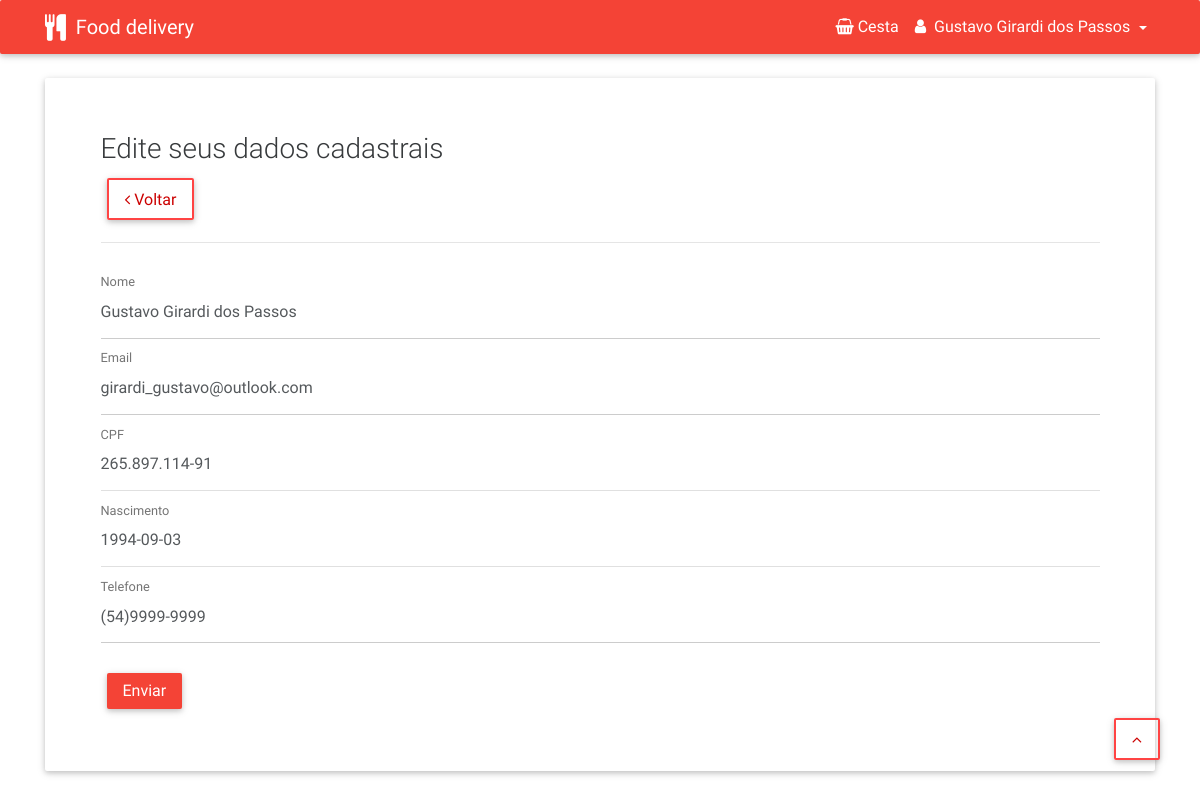
/site/conta/editaDados.php (signed in), run on the app's committed database.
### tables this page shows
CREATE TABLE `cliente` (
  `idCliente` int(11) NOT NULL,
  `nome` varchar(50) NOT NULL,
  `cpf` varchar(14) NOT NULL,
  `telefone` varchar(15) NOT NULL,
  `sexo` char(1) NOT NULL,
  `nascimento` date NOT NULL,
  `email` varchar(40) NOT NULL,
  `senha` varchar(32) DEFAULT NULL,
  `loginExt` tinyint(1) NOT NULL DEFAULT '0',
  `flagSenha` tinyint(1) NOT NULL DEFAULT '0'
);

### site/controller/storeController.php (called while the page is built, shortened)
<?php
require $_SERVER['DOCUMENT_ROOT'] . '/pintegrador/admin/protected/libs/conexao.php';
require_once SERVER_ROOT . 'admin/protected/model/clienteModel.php';
class storeController {
    private $clienteModel;
    function __construct() {
        $this->clienteModel = new clienteModel();
    }
    public function clienteConta($email) {
        return $this->clienteModel->conta($email);
    }
}

### admin/protected/libs/conexao.php (called while the page is built, shortened)
<?php
class Conexao {
    public function estabeleceConexao() {
        try {
            $this->bd = new PDO(
                    BD_TIPO.':host='.BD_HOST.';dbname='.BD_NOME,
                    BD_USUARIO,
                    BD_SENHA
                );
        } catch (PDOException $exc) {
            echo '<script>window.alert("Houve um problema com a conexão ao banco de dados!\nEntre em contato com o administrador do sistema!");</script>';
            exit;
        }
    }
}

### admin/protected/model/clienteModel.php (called while the page is built, shortened)
<?php
class ClienteModel extends Conexao {
    public function conta($email) {
        $sql = "SELECT idCliente, nome, email, cpf, telefone, nascimento, loginExt FROM cliente WHERE email=:email";
        $query = $this->bd->prepare($sql);
        $query->execute(array('email' => $email));
        return $query->fetch();
    }
}

### site/conta/editaDados.php (the view, shortened to what this page needs)
<?php
include_once '../resources/componentes/header-nav.php';
require_once '../controller/storeController.php';
$store = new storeController();
if (!isset($_SESSION['user'])) {
    $_SESSION['modal_redirect'] = 'login.php';
    $_SESSION['modal_message'] = 'Você não está logado!<br/>Por favor faça login.';
    include '../resources/componentes/dialog.php';
} else {
    if (isset($_POST['nome'])) {
        if ($store->atualizaCliente($_POST)) {
            $_SESSION['modal_message'] = "Dados atualizados com sucesso!";
            $_SESSION['modal_redirect'] = "minhaconta.php";
        } else {
            $_SESSION['modal_message'] = "Não foi possivel atualizar. Tente novamente.";
            $_SESSION['modal_redirect'] = "";
        }
        include '../resources/componentes/dialog.php';
    } else {
        $cliente = $store->clienteConta($_SESSION['user']['email']);
        if (count($cliente) > 0) {
            ?>
            <br/>
            <div class="container">
                <div class="row">
                    <div class="col-md-12">
                        <div class="card" style="padding: 5%">
                            <h3>Edite seus dados cadastrais</h3>
                            <a href="minhaconta.php" class="btn btn-danger-outline"><i class="fa fa-angle-left"></i>&nbsp;Voltar</a><br/>
                            <hr/><br/>
                            <form id="dadosForm" action="editaDados.php" method="post">
                                <div class="md-form">
                                    <label for="nome">Nome</label>
                                    <input type="text" name="nome" value="<?= $cliente['nome'] ?>" class="form-control" required <?php if ($cliente['loginExt'] == true) echo "readonly"; ?>/>
                                </div>
                                <div class="md-form">
                                    <label for="email">Email</label>
                                    <input class="form-control" type="text" name="email" id="email" onblur="validaEmail(this.value)" value="<?= $cliente['email'] ?>" required <?php if ($cliente['loginExt'] == true) echo "readonly"; ?>/>
                                </div>
                                <div class="md-form">
                                    <label for="cpf">CPF</label>
                                    <input type="text" name="cpf" value="<?= $cliente['cpf'] ?>" class="form-control" readonly required/>
                                </div>
                                <div class="md-form">
                                    <label for="nascimento">Nascimento</label>
                                    <input type="text" name="nascimento" value="<?=$cliente['nascimento']?>" class="form-control" readonly required/>
                                </div>
                                <div class="md-form">
                                    <label for="telefone">Telefone</label>
                                    <input type="text" name="telefone" value="<?= $cliente['telefone'] ?>" class="form-control" required/>
                                </div>
                                <input class="btn btn-danger" type="submit" value="Enviar"/>
                            </form>
                        </div>
                    </div>
                </div>
            </div>
            <?php
        } else {
            unset($_SESSION['user']);
            echo '<script>window.location.href= "login.php";</script>';
        }
    }
}

### site/resources/css/style.css (style rules this page uses)
.form-control { width: 75%; padding: auto; }
.list-group-item, a { color: rgb(244, 67, 54); }

### site/resources/css/lightbox.css (style rules this page uses)
body:after { content: url(../images/close.png) url(../images/loading.gif) url(../images/prev.png) url(../images/next.png); display: none; }

### data on the page
cliente: nome "Gustavo Girardi dos Passos", email "girardi_gustavo@outlook.com", cpf "265.897.114-91", nascimento "1994-09-03", telefone "(54)9999-9999"

### other printed values
$_SESSION['user']['nome'] "Gustavo Girardi dos Passos"
